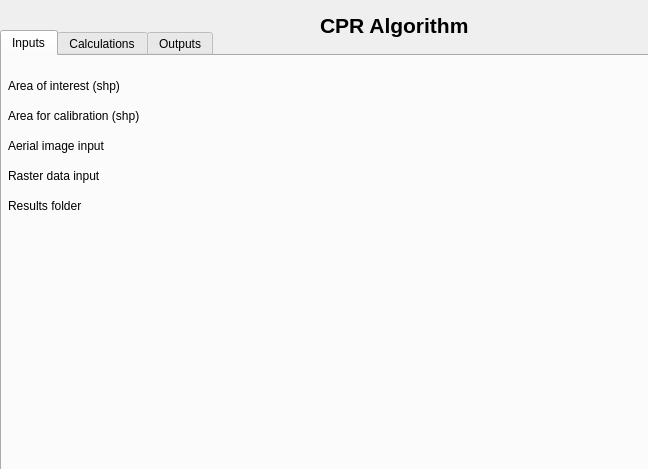
<?xml version="1.0" encoding="UTF-8"?>
<ui version="4.0">
 <class>CPRDialogBase</class>
 <widget class="QDialog" name="CPRDialogBase">
  <property name="geometry">
   <rect>
    <x>0</x>
    <y>0</y>
    <width>648</width>
    <height>469</height>
   </rect>
  </property>
  <property name="windowTitle">
   <string>CPR (Colour Pattern Regression)</string>
  </property>
  <property name="windowIcon">
   <iconset>
    <normaloff>icon.png</normaloff>icon.png</iconset>
  </property>
  <widget class="QTabWidget" name="cpr_tab_calc_2">
   <property name="geometry">
    <rect>
     <x>0</x>
     <y>30</y>
     <width>651</width>
     <height>441</height>
    </rect>
   </property>
   <property name="currentIndex">
    <number>0</number>
   </property>
   <widget class="QWidget" name="cpr_tab_input">
    <attribute name="title">
     <string>Inputs</string>
    </attribute>
    <widget class="QLabel" name="label_15">
     <property name="geometry">
      <rect>
       <x>370</x>
       <y>10</y>
       <width>271</width>
       <height>261</height>
      </rect>
     </property>
     <property name="text">
      <string/>
     </property>
     <property name="pixmap">
      <pixmap resource="resources.qrc">:/plugins/CPR/mar_menor.png</pixmap>
     </property>
     <property name="scaledContents">
      <bool>true</bool>
     </property>
    </widget>
    <widget class="QLabel" name="label_16">
     <property name="geometry">
      <rect>
       <x>0</x>
       <y>280</y>
       <width>641</width>
       <height>131</height>
      </rect>
     </property>
     <property name="text">
      <string/>
     </property>
     <property name="pixmap">
      <pixmap resource="resources.qrc">:/plugins/CPR/books.png</pixmap>
     </property>
     <property name="scaledContents">
      <bool>true</bool>
     </property>
    </widget>
    <widget class="QLabel" name="label_17">
     <property name="geometry">
      <rect>
       <x>6</x>
       <y>20</y>
       <width>131</width>
       <height>20</height>
      </rect>
     </property>
     <property name="text">
      <string>Area of interest (shp)</string>
     </property>
    </widget>
    <widget class="QLabel" name="label_18">
     <property name="geometry">
      <rect>
       <x>6</x>
       <y>50</y>
       <width>151</width>
       <height>20</height>
      </rect>
     </property>
     <property name="text">
      <string>Area for calibration (shp)</string>
     </property>
    </widget>
    <widget class="QLabel" name="label_19">
     <property name="geometry">
      <rect>
       <x>6</x>
       <y>80</y>
       <width>131</width>
       <height>20</height>
      </rect>
     </property>
     <property name="text">
      <string>Aerial image input</string>
     </property>
    </widget>
    <widget class="QLabel" name="label_20">
     <property name="geometry">
      <rect>
       <x>6</x>
       <y>110</y>
       <width>131</width>
       <height>20</height>
      </rect>
     </property>
     <property name="text">
      <string>Raster data input</string>
     </property>
    </widget>
    <widget class="QLabel" name="label_21">
     <property name="geometry">
      <rect>
       <x>6</x>
       <y>140</y>
       <width>131</width>
       <height>20</height>
      </rect>
     </property>
     <property name="text">
      <string>Results folder</string>
     </property>
    </widget>
    <widget class="QgsFileWidget" name="cpr_interest_area">
     <property name="geometry">
      <rect>
       <x>156</x>
       <y>20</y>
       <width>201</width>
       <height>27</height>
      </rect>
     </property>
    </widget>
    <widget class="QgsFileWidget" name="cpr_calibration_area">
     <property name="geometry">
      <rect>
       <x>156</x>
       <y>50</y>
       <width>201</width>
       <height>27</height>
      </rect>
     </property>
    </widget>
    <widget class="QgsFileWidget" name="cpr_image_input">
     <property name="geometry">
      <rect>
       <x>156</x>
       <y>80</y>
       <width>201</width>
       <height>27</height>
      </rect>
     </property>
    </widget>
    <widget class="QgsFileWidget" name="cpr_raster_input">
     <property name="geometry">
      <rect>
       <x>156</x>
       <y>110</y>
       <width>201</width>
       <height>27</height>
      </rect>
     </property>
    </widget>
    <widget class="QgsFileWidget" name="cpr_result_destination">
     <property name="geometry">
      <rect>
       <x>156</x>
       <y>140</y>
       <width>201</width>
       <height>27</height>
      </rect>
     </property>
     <property name="storageMode">
      <enum>QgsFileWidget::GetDirectory</enum>
     </property>
    </widget>
   </widget>
   <widget class="QWidget" name="cpr_tab_calc">
    <attribute name="title">
     <string>Calculations</string>
    </attribute>
    <widget class="QLabel" name="label_6">
     <property name="geometry">
      <rect>
       <x>10</x>
       <y>30</y>
       <width>101</width>
       <height>20</height>
      </rect>
     </property>
     <property name="text">
      <string>Variability Red</string>
     </property>
    </widget>
    <widget class="QLabel" name="label_7">
     <property name="geometry">
      <rect>
       <x>10</x>
       <y>80</y>
       <width>121</width>
       <height>20</height>
      </rect>
     </property>
     <property name="text">
      <string>Variability Green</string>
     </property>
    </widget>
    <widget class="QLabel" name="label_8">
     <property name="geometry">
      <rect>
       <x>10</x>
       <y>130</y>
       <width>111</width>
       <height>20</height>
      </rect>
     </property>
     <property name="text">
      <string>Variability Blue</string>
     </property>
    </widget>
    <widget class="QLabel" name="label_9">
     <property name="geometry">
      <rect>
       <x>10</x>
       <y>170</y>
       <width>191</width>
       <height>20</height>
      </rect>
     </property>
     <property name="text">
      <string>Performance statistics thresholds</string>
     </property>
    </widget>
    <widget class="QLabel" name="label_10">
     <property name="geometry">
      <rect>
       <x>160</x>
       <y>30</y>
       <width>171</width>
       <height>21</height>
      </rect>
     </property>
     <property name="text">
      <string>Initial values loop variability</string>
     </property>
    </widget>
    <widget class="QLabel" name="label_11">
     <property name="geometry">
      <rect>
       <x>160</x>
       <y>80</y>
       <width>171</width>
       <height>20</height>
      </rect>
     </property>
     <property name="text">
      <string>High resolution loop variability</string>
     </property>
    </widget>
    <widget class="QLabel" name="label_12">
     <property name="geometry">
      <rect>
       <x>390</x>
       <y>0</y>
       <width>241</width>
       <height>191</height>
      </rect>
     </property>
     <property name="text">
      <string/>
     </property>
     <property name="pixmap">
      <pixmap resource="resources.qrc">:/plugins/CPR/mathematics.png</pixmap>
     </property>
     <property name="scaledContents">
      <bool>true</bool>
     </property>
    </widget>
    <widget class="QPushButton" name="cpr_calc">
     <property name="geometry">
      <rect>
       <x>560</x>
       <y>380</y>
       <width>75</width>
       <height>23</height>
      </rect>
     </property>
     <property name="text">
      <string>Execute</string>
     </property>
    </widget>
    <widget class="QProgressBar" name="cpr_progress">
     <property name="geometry">
      <rect>
       <x>10</x>
       <y>380</y>
       <width>551</width>
       <height>23</height>
      </rect>
     </property>
     <property name="value">
      <number>24</number>
     </property>
    </widget>
    <widget class="QTableWidget" name="cpr_adjust">
     <property name="geometry">
      <rect>
       <x>10</x>
       <y>200</y>
       <width>621</width>
       <height>171</height>
      </rect>
     </property>
    </widget>
    <widget class="QTextEdit" name="cpr_variability_red">
     <property name="geometry">
      <rect>
       <x>110</x>
       <y>30</y>
       <width>31</width>
       <height>31</height>
      </rect>
     </property>
    </widget>
    <widget class="QTextEdit" name="cpr_variability_green">
     <property name="geometry">
      <rect>
       <x>110</x>
       <y>80</y>
       <width>31</width>
       <height>31</height>
      </rect>
     </property>
    </widget>
    <widget class="QTextEdit" name="cpr_variability_blue">
     <property name="geometry">
      <rect>
       <x>110</x>
       <y>130</y>
       <width>31</width>
       <height>31</height>
      </rect>
     </property>
    </widget>
    <widget class="QTextEdit" name="cpr_variability_loop_1">
     <property name="geometry">
      <rect>
       <x>340</x>
       <y>30</y>
       <width>31</width>
       <height>31</height>
      </rect>
     </property>
    </widget>
    <widget class="QTextEdit" name="cpr_variability_loop_2">
     <property name="geometry">
      <rect>
       <x>340</x>
       <y>80</y>
       <width>31</width>
       <height>31</height>
      </rect>
     </property>
    </widget>
   </widget>
   <widget class="QWidget" name="cpr_tab_exit">
    <attribute name="title">
     <string>Outputs</string>
    </attribute>
    <widget class="QTextEdit" name="cpr_red_coefficient">
     <property name="geometry">
      <rect>
       <x>140</x>
       <y>20</y>
       <width>131</width>
       <height>31</height>
      </rect>
     </property>
    </widget>
    <widget class="QTextEdit" name="cpr_green_coefficient">
     <property name="geometry">
      <rect>
       <x>140</x>
       <y>70</y>
       <width>131</width>
       <height>31</height>
      </rect>
     </property>
    </widget>
    <widget class="QTextEdit" name="cpr_blue_coefficient">
     <property name="geometry">
      <rect>
       <x>140</x>
       <y>120</y>
       <width>131</width>
       <height>31</height>
      </rect>
     </property>
    </widget>
    <widget class="QLabel" name="label">
     <property name="geometry">
      <rect>
       <x>30</x>
       <y>20</y>
       <width>101</width>
       <height>20</height>
      </rect>
     </property>
     <property name="text">
      <string>Red Coefficient</string>
     </property>
    </widget>
    <widget class="QLabel" name="label_2">
     <property name="geometry">
      <rect>
       <x>30</x>
       <y>70</y>
       <width>121</width>
       <height>20</height>
      </rect>
     </property>
     <property name="text">
      <string>Green Coefficient</string>
     </property>
    </widget>
    <widget class="QLabel" name="label_3">
     <property name="geometry">
      <rect>
       <x>30</x>
       <y>120</y>
       <width>111</width>
       <height>20</height>
      </rect>
     </property>
     <property name="text">
      <string>Blue Coefficient</string>
     </property>
    </widget>
    <widget class="QLabel" name="label_4">
     <property name="geometry">
      <rect>
       <x>20</x>
       <y>160</y>
       <width>211</width>
       <height>20</height>
      </rect>
     </property>
     <property name="text">
      <string>Statistics performance (% Area)</string>
     </property>
    </widget>
    <widget class="QPushButton" name="cpr_close">
     <property name="geometry">
      <rect>
       <x>550</x>
       <y>380</y>
       <width>75</width>
       <height>23</height>
      </rect>
     </property>
     <property name="text">
      <string>Close</string>
     </property>
    </widget>
    <widget class="QLabel" name="label_5">
     <property name="geometry">
      <rect>
       <x>360</x>
       <y>10</y>
       <width>231</width>
       <height>161</height>
      </rect>
     </property>
     <property name="text">
      <string/>
     </property>
     <property name="pixmap">
      <pixmap resource="resources.qrc">:/plugins/CPR/mathematics.png</pixmap>
     </property>
     <property name="scaledContents">
      <bool>true</bool>
     </property>
    </widget>
    <widget class="QTableWidget" name="cpr_result">
     <property name="geometry">
      <rect>
       <x>20</x>
       <y>180</y>
       <width>611</width>
       <height>191</height>
      </rect>
     </property>
    </widget>
   </widget>
  </widget>
  <widget class="QLabel" name="label_13">
   <property name="geometry">
    <rect>
     <x>320</x>
     <y>10</y>
     <width>151</width>
     <height>31</height>
    </rect>
   </property>
   <property name="font">
    <font>
     <pointsize>16</pointsize>
     <weight>75</weight>
     <bold>true</bold>
    </font>
   </property>
   <property name="text">
    <string>CPR Algorithm</string>
   </property>
  </widget>
  <widget class="QLabel" name="label_14">
   <property name="geometry">
    <rect>
     <x>520</x>
     <y>10</y>
     <width>111</width>
     <height>31</height>
    </rect>
   </property>
   <property name="text">
    <string/>
   </property>
   <property name="pixmap">
    <pixmap resource="resources.qrc">:/plugins/CPR/vielca.png</pixmap>
   </property>
   <property name="scaledContents">
    <bool>true</bool>
   </property>
  </widget>
 </widget>
 <customwidgets>
  <customwidget>
   <class>QgsFileWidget</class>
   <extends>QWidget</extends>
   <header>qgsfilewidget.h</header>
  </customwidget>
 </customwidgets>
 <connections/>
</ui>
